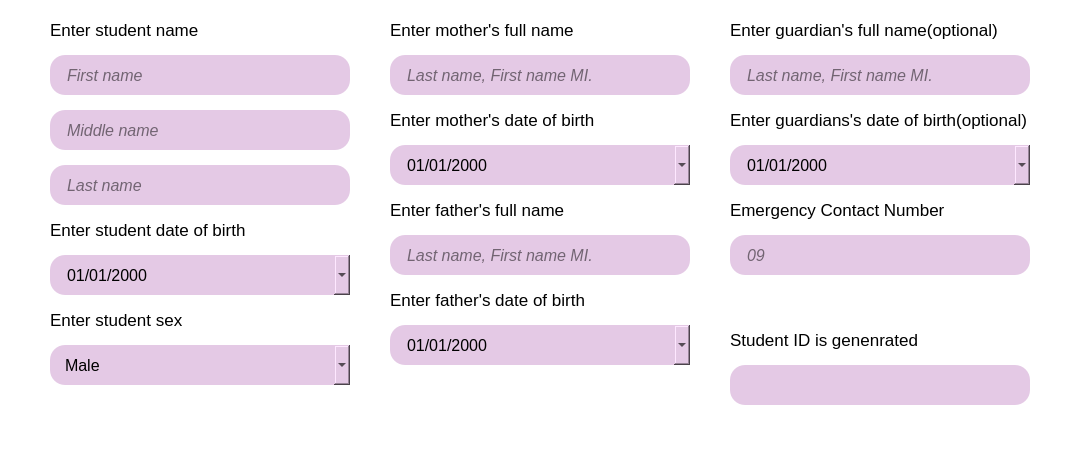
            <widget class="QFrame" name="frame_8">
             <property name="sizePolicy">
              <sizepolicy hsizetype="Preferred" vsizetype="Expanding">
               <horstretch>0</horstretch>
               <verstretch>0</verstretch>
              </sizepolicy>
             </property>
             <property name="styleSheet">
              <string notr="true">background-color: transparent;</string>
             </property>
             <property name="frameShape">
              <enum>QFrame::NoFrame</enum>
             </property>
             <layout class="QGridLayout" name="gridLayout">
              <property name="leftMargin">
               <number>50</number>
              </property>
              <property name="topMargin">
               <number>20</number>
              </property>
              <property name="rightMargin">
               <number>50</number>
              </property>
              <property name="bottomMargin">
               <number>20</number>
              </property>
              <property name="horizontalSpacing">
               <number>40</number>
              </property>
              <property name="verticalSpacing">
               <number>15</number>
              </property>
              <item row="0" column="0" rowspan="2">
               <widget class="QFrame" name="frame_10">
                <property name="styleSheet">
                 <string notr="true">background-color: transparent;</string>
                </property>
                <property name="frameShape">
                 <enum>QFrame::NoFrame</enum>
                </property>
                <layout class="QVBoxLayout" name="verticalLayout_3">
                 <property name="spacing">
                  <number>15</number>
                 </property>
                 <property name="leftMargin">
                  <number>0</number>
                 </property>
                 <property name="topMargin">
                  <number>0</number>
                 </property>
                 <property name="rightMargin">
                  <number>0</number>
                 </property>
                 <property name="bottomMargin">
                  <number>0</number>
                 </property>
                 <item>
                  <widget class="QLabel" name="studNameLabel">
                   <property name="maximumSize">
                    <size>
                     <width>16777215</width>
                     <height>20</height>
                    </size>
                   </property>
                   <property name="font">
                    <font>
                     <pointsize>13</pointsize>
                    </font>
                   </property>
                   <property name="text">
                    <string>Enter student name</string>
                   </property>
                  </widget>
                 </item>
                 <item>
                  <widget class="QLineEdit" name="studFnameInput">
                   <property name="sizePolicy">
                    <sizepolicy hsizetype="Preferred" vsizetype="Preferred">
                     <horstretch>0</horstretch>
                     <verstretch>0</verstretch>
                    </sizepolicy>
                   </property>
                   <property name="minimumSize">
                    <size>
                     <width>300</width>
                     <height>40</height>
                    </size>
                   </property>
                   <property name="maximumSize">
                    <size>
                     <width>300</width>
                     <height>40</height>
                    </size>
                   </property>
                   <property name="font">
                    <font>
                     <pointsize>12</pointsize>
                     <italic>true</italic>
                    </font>
                   </property>
                   <property name="styleSheet">
                    <string notr="true">background-color: #E4C9E5;
border-radius: 15;
padding: 0 15px;
</string>
                   </property>
                   <property name="frame">
                    <bool>false</bool>
                   </property>
                   <property name="placeholderText">
                    <string>First name</string>
                   </property>
                  </widget>
                 </item>
                 <item>
                  <widget class="QLineEdit" name="studMnameInput">
                   <property name="sizePolicy">
                    <sizepolicy hsizetype="Preferred" vsizetype="Preferred">
                     <horstretch>0</horstretch>
                     <verstretch>0</verstretch>
                    </sizepolicy>
                   </property>
                   <property name="minimumSize">
                    <size>
                     <width>300</width>
                     <height>40</height>
                    </size>
                   </property>
                   <property name="maximumSize">
                    <size>
                     <width>300</width>
                     <height>40</height>
                    </size>
                   </property>
                   <property name="font">
                    <font>
                     <pointsize>12</pointsize>
                     <italic>true</italic>
                    </font>
                   </property>
                   <property name="styleSheet">
                    <string notr="true">background-color: #E4C9E5;
border-radius: 15;
padding: 0 15px;
</string>
                   </property>
                   <property name="placeholderText">
                    <string>Middle name</string>
                   </property>
                  </widget>
                 </item>
                 <item>
                  <widget class="QLineEdit" name="studLnameInput">
                   <property name="sizePolicy">
                    <sizepolicy hsizetype="Preferred" vsizetype="Preferred">
                     <horstretch>0</horstretch>
                     <verstretch>0</verstretch>
                    </sizepolicy>
                   </property>
                   <property name="minimumSize">
                    <size>
                     <width>300</width>
                     <height>40</height>
                    </size>
                   </property>
                   <property name="maximumSize">
                    <size>
                     <width>300</width>
                     <height>40</height>
                    </size>
                   </property>
                   <property name="font">
                    <font>
                     <pointsize>12</pointsize>
                     <italic>true</italic>
                    </font>
                   </property>
                   <property name="styleSheet">
                    <string notr="true">background-color: #E4C9E5;
border-radius: 15;
padding: 0 15px;
</string>
                   </property>
                   <property name="placeholderText">
                    <string>Last name</string>
                   </property>
                  </widget>
                 </item>
                 <item>
                  <widget class="QLabel" name="studDOBLabel">
                   <property name="maximumSize">
                    <size>
                     <width>16777215</width>
                     <height>20</height>
                    </size>
                   </property>
                   <property name="font">
                    <font>
                     <pointsize>13</pointsize>
                    </font>
                   </property>
                   <property name="text">
                    <string>Enter student date of birth</string>
                   </property>
                  </widget>
                 </item>
                 <item>
                  <widget class="QDateEdit" name="studDOBInput">
                   <property name="sizePolicy">
                    <sizepolicy hsizetype="Preferred" vsizetype="Preferred">
                     <horstretch>0</horstretch>
                     <verstretch>0</verstretch>
                    </sizepolicy>
                   </property>
                   <property name="minimumSize">
                    <size>
                     <width>300</width>
                     <height>40</height>
                    </size>
                   </property>
                   <property name="maximumSize">
                    <size>
                     <width>300</width>
                     <height>40</height>
                    </size>
                   </property>
                   <property name="font">
                    <font>
                     <pointsize>12</pointsize>
                    </font>
                   </property>
                   <property name="styleSheet">
                    <string notr="true">background-color: #E4C9E5;
border-radius: 15;
padding: 0 15px;
</string>
                   </property>
                   <property name="displayFormat">
                    <string>MM/dd/yyyy</string>
                   </property>
                   <property name="calendarPopup">
                    <bool>true</bool>
                   </property>
                  </widget>
                 </item>
                 <item>
                  <widget class="QLabel" name="studSexLabel">
                   <property name="maximumSize">
                    <size>
                     <width>16777215</width>
                     <height>20</height>
                    </size>
                   </property>
                   <property name="font">
                    <font>
                     <pointsize>13</pointsize>
                    </font>
                   </property>
                   <property name="text">
                    <string>Enter student sex</string>
                   </property>
                  </widget>
                 </item>
                 <item>
                  <widget class="QComboBox" name="studSexInput">
                   <property name="sizePolicy">
                    <sizepolicy hsizetype="Preferred" vsizetype="Preferred">
                     <horstretch>0</horstretch>
                     <verstretch>0</verstretch>
                    </sizepolicy>
                   </property>
                   <property name="minimumSize">
                    <size>
                     <width>300</width>
                     <height>40</height>
                    </size>
                   </property>
                   <property name="maximumSize">
                    <size>
                     <width>300</width>
                     <height>40</height>
                    </size>
                   </property>
                   <property name="font">
                    <font>
                     <pointsize>12</pointsize>
                    </font>
                   </property>
                   <property name="styleSheet">
                    <string notr="true">background-color: #E4C9E5;
border-radius: 15;
padding: 0 15px;
</string>
                   </property>
                   <item>
                    <property name="text">
                     <string>Male</string>
                    </property>
                   </item>
                   <item>
                    <property name="text">
                     <string>Female</string>
                    </property>
                   </item>
                  </widget>
                 </item>
                 <item>
                  <spacer name="verticalSpacer_2">
                   <property name="sizeHint" stdset="0">
                    <size>
                     <width>20</width>
                     <height>40</height>
                    </size>
                   </property>
                  </spacer>
                 </item>
                </layout>
               </widget>
              </item>
              <item row="0" column="1" rowspan="2">
               <widget class="QFrame" name="frame_11">
                <property name="styleSheet">
                 <string notr="true">background-color: transparent;</string>
                </property>
                <property name="frameShape">
                 <enum>QFrame::NoFrame</enum>
                </property>
                <layout class="QVBoxLayout" name="verticalLayout_4">
                 <property name="spacing">
                  <number>15</number>
                 </property>
                 <property name="leftMargin">
                  <number>0</number>
                 </property>
                 <property name="topMargin">
                  <number>0</number>
                 </property>
                 <property name="rightMargin">
                  <number>0</number>
                 </property>
                 <property name="bottomMargin">
                  <number>0</number>
                 </property>
                 <item>
                  <widget class="QLabel" name="motherNameLabel">
                   <property name="maximumSize">
                    <size>
                     <width>16777215</width>
                     <height>20</height>
                    </size>
                   </property>
                   <property name="font">
                    <font>
                     <pointsize>13</pointsize>
                    </font>
                   </property>
                   <property name="text">
                    <string>Enter mother's full name</string>
                   </property>
                  </widget>
                 </item>
                 <item>
                  <widget class="QLineEdit" name="motherNameInput">
                   <property name="sizePolicy">
                    <sizepolicy hsizetype="Preferred" vsizetype="Preferred">
                     <horstretch>0</horstretch>
                     <verstretch>0</verstretch>
                    </sizepolicy>
                   </property>
                   <property name="minimumSize">
                    <size>
                     <width>300</width>
                     <height>40</height>
                    </size>
                   </property>
                   <property name="maximumSize">
                    <size>
                     <width>300</width>
                     <height>40</height>
                    </size>
                   </property>
                   <property name="font">
                    <font>
                     <pointsize>12</pointsize>
                     <italic>true</italic>
                    </font>
                   </property>
                   <property name="styleSheet">
                    <string notr="true">background-color: #E4C9E5;
border-radius: 15;
padding: 0 15px;
</string>
                   </property>
                   <property name="placeholderText">
                    <string>Last name, First name MI.</string>
                   </property>
                  </widget>
                 </item>
                 <item>
                  <widget class="QLabel" name="motherDOBLabel">
                   <property name="maximumSize">
                    <size>
                     <width>16777215</width>
                     <height>20</height>
                    </size>
                   </property>
                   <property name="font">
                    <font>
                     <pointsize>13</pointsize>
                    </font>
                   </property>
                   <property name="text">
                    <string>Enter mother's date of birth</string>
                   </property>
                  </widget>
                 </item>
                 <item>
                  <widget class="QDateEdit" name="motherDOBInput">
                   <property name="sizePolicy">
                    <sizepolicy hsizetype="Preferred" vsizetype="Preferred">
                     <horstretch>0</horstretch>
                     <verstretch>0</verstretch>
                    </sizepolicy>
                   </property>
                   <property name="minimumSize">
                    <size>
                     <width>300</width>
                     <height>40</height>
                    </size>
                   </property>
                   <property name="maximumSize">
                    <size>
                     <width>300</width>
                     <height>40</height>
                    </size>
                   </property>
                   <property name="font">
                    <font>
                     <pointsize>12</pointsize>
                    </font>
                   </property>
                   <property name="styleSheet">
                    <string notr="true">background-color: #E4C9E5;
border-radius: 15;
padding: 0 15px;
</string>
                   </property>
                   <property name="displayFormat">
                    <string>MM/dd/yyyy</string>
                   </property>
                   <property name="calendarPopup">
                    <bool>true</bool>
                   </property>
                  </widget>
                 </item>
                 <item>
                  <widget class="QLabel" name="fatherNameLabel">
                   <property name="maximumSize">
                    <size>
                     <width>16777215</width>
                     <height>20</height>
                    </size>
                   </property>
                   <property name="font">
                    <font>
                     <pointsize>13</pointsize>
                    </font>
                   </property>
                   <property name="text">
                    <string>Enter father's full name</string>
                   </property>
                  </widget>
                 </item>
                 <item>
                  <widget class="QLineEdit" name="fatherNameInput">
                   <property name="sizePolicy">
                    <sizepolicy hsizetype="Preferred" vsizetype="Preferred">
                     <horstretch>0</horstretch>
                     <verstretch>0</verstretch>
                    </sizepolicy>
                   </property>
                   <property name="minimumSize">
                    <size>
                     <width>300</width>
                     <height>40</height>
                    </size>
                   </property>
                   <property name="maximumSize">
                    <size>
                     <width>300</width>
                     <height>40</height>
                    </size>
                   </property>
                   <property name="font">
                    <font>
                     <pointsize>12</pointsize>
                     <italic>true</italic>
                    </font>
                   </property>
                   <property name="styleSheet">
                    <string notr="true">background-color: #E4C9E5;
border-radius: 15;
padding: 0 15px;
</string>
                   </property>
                   <property name="placeholderText">
                    <string>Last name, First name MI.</string>
                   </property>
                  </widget>
                 </item>
                 <item>
                  <widget class="QLabel" name="fatherDOBLabel">
                   <property name="maximumSize">
                    <size>
                     <width>16777215</width>
                     <height>20</height>
                    </size>
                   </property>
                   <property name="font">
                    <font>
                     <pointsize>13</pointsize>
                    </font>
                   </property>
                   <property name="text">
                    <string>Enter father's date of birth</string>
                   </property>
                  </widget>
                 </item>
                 <item>
                  <widget class="QDateEdit" name="fatherDOBInput">
                   <property name="sizePolicy">
                    <sizepolicy hsizetype="Preferred" vsizetype="Preferred">
                     <horstretch>0</horstretch>
                     <verstretch>0</verstretch>
                    </sizepolicy>
                   </property>
                   <property name="minimumSize">
                    <size>
                     <width>300</width>
                     <height>40</height>
                    </size>
                   </property>
                   <property name="maximumSize">
                    <size>
                     <width>300</width>
                     <height>40</height>
                    </size>
                   </property>
                   <property name="font">
                    <font>
                     <pointsize>12</pointsize>
                    </font>
                   </property>
                   <property name="styleSheet">
                    <string notr="true">background-color: #E4C9E5;
border-radius: 15;
padding: 0 15px;
</string>
                   </property>
                   <property name="displayFormat">
                    <string>MM/dd/yyyy</string>
                   </property>
                   <property name="calendarPopup">
                    <bool>true</bool>
                   </property>
                  </widget>
                 </item>
                 <item>
                  <spacer name="verticalSpacer_3">
                   <property name="sizeHint" stdset="0">
                    <size>
                     <width>20</width>
                     <height>40</height>
                    </size>
                   </property>
                  </spacer>
                 </item>
                </layout>
               </widget>
              </item>
              <item row="0" column="2">
               <widget class="QFrame" name="frame_12">
                <property name="styleSheet">
                 <string notr="true">background-color: transparent;</string>
                </property>
                <property name="frameShape">
                 <enum>QFrame::NoFrame</enum>
                </property>
                <layout class="QVBoxLayout" name="verticalLayout_5">
                 <property name="spacing">
                  <number>15</number>
                 </property>
                 <property name="leftMargin">
                  <number>0</number>
                 </property>
                 <property name="topMargin">
                  <number>0</number>
                 </property>
                 <property name="rightMargin">
                  <number>0</number>
                 </property>
                 <property name="bottomMargin">
                  <number>0</number>
                 </property>
                 <item>
                  <widget class="QLabel" name="guardianNameLabel">
                   <property name="maximumSize">
                    <size>
                     <width>16777215</width>
                     <height>20</height>
                    </size>
                   </property>
                   <property name="font">
                    <font>
                     <pointsize>13</pointsize>
                    </font>
                   </property>
                   <property name="text">
                    <string>Enter guardian's full name(optional)</string>
                   </property>
                  </widget>
                 </item>
                 <item>
                  <widget class="QLineEdit" name="guardianNameInput">
                   <property name="sizePolicy">
                    <sizepolicy hsizetype="Preferred" vsizetype="Preferred">
                     <horstretch>0</horstretch>
                     <verstretch>0</verstretch>
                    </sizepolicy>
                   </property>
                   <property name="minimumSize">
                    <size>
                     <width>300</width>
                     <height>40</height>
                    </size>
                   </property>
                   <property name="maximumSize">
                    <size>
                     <width>300</width>
                     <height>40</height>
                    </size>
                   </property>
                   <property name="font">
                    <font>
                     <pointsize>12</pointsize>
                     <italic>true</italic>
                    </font>
                   </property>
                   <property name="styleSheet">
                    <string notr="true">background-color: #E4C9E5;
border-radius: 15;
padding: 0 15px;
</string>
                   </property>
                   <property name="placeholderText">
                    <string>Last name, First name MI.</string>
                   </property>
                  </widget>
                 </item>
                 <item>
                  <widget class="QLabel" name="guardianDOBLabel">
                   <property name="maximumSize">
                    <size>
                     <width>16777215</width>
                     <height>20</height>
                    </size>
                   </property>
                   <property name="font">
                    <font>
                     <pointsize>13</pointsize>
                    </font>
                   </property>
                   <property name="text">
                    <string>Enter guardians's date of birth(optional)</string>
                   </property>
                  </widget>
                 </item>
                 <item>
                  <widget class="QDateEdit" name="guardianDOBInput">
                   <property name="sizePolicy">
                    <sizepolicy hsizetype="Preferred" vsizetype="Preferred">
                     <horstretch>0</horstretch>
                     <verstretch>0</verstretch>
                    </sizepolicy>
                   </property>
                   <property name="minimumSize">
                    <size>
                     <width>300</width>
                     <height>40</height>
                    </size>
                   </property>
                   <property name="maximumSize">
                    <size>
                     <width>300</width>
                     <height>40</height>
                    </size>
                   </property>
                   <property name="font">
                    <font>
                     <pointsize>12</pointsize>
                    </font>
                   </property>
                   <property name="styleSheet">
                    <string notr="true">background-color: #E4C9E5;
border-radius: 15;
padding: 0 15px;
</string>
                   </property>
                   <property name="displayFormat">
                    <string>MM/dd/yyyy</string>
                   </property>
                   <property name="calendarPopup">
                    <bool>true</bool>
                   </property>
                  </widget>
                 </item>
                 <item>
                  <widget class="QLabel" name="contactLabel">
                   <property name="font">
                    <font>
                     <pointsize>13</pointsize>
                    </font>
                   </property>
                   <property name="text">
                    <string>Emergency Contact Number</string>
                   </property>
                  </widget>
                 </item>
                 <item>
                  <widget class="QLineEdit" name="contactInput">
                   <property name="sizePolicy">
                    <sizepolicy hsizetype="Preferred" vsizetype="Preferred">
                     <horstretch>0</horstretch>
                     <verstretch>0</verstretch>
                    </sizepolicy>
                   </property>
                   <property name="minimumSize">
                    <size>
                     <width>300</width>
                     <height>40</height>
                    </size>
                   </property>
                   <property name="maximumSize">
                    <size>
                     <width>300</width>
                     <height>40</height>
                    </size>
                   </property>
                   <property name="font">
                    <font>
                     <pointsize>12</pointsize>
                     <italic>true</italic>
                    </font>
                   </property>
                   <property name="styleSheet">
                    <string notr="true">background-color: #E4C9E5;
border-radius: 15;
padding: 0 15px;
</string>
                   </property>
                   <property name="placeholderText">
                    <string>09</string>
                   </property>
                  </widget>
                 </item>
                 <item>
                  <spacer name="verticalSpacer">
                   <property name="sizeHint" stdset="0">
                    <size>
                     <width>20</width>
                     <height>40</height>
                    </size>
                   </property>
                  </spacer>
                 </item>
                </layout>
               </widget>
              </item>
              <item row="1" column="2">
               <widget class="QFrame" name="frame_13">
                <property name="styleSheet">
                 <string notr="true">background-color: transparent;</string>
                </property>
                <property name="frameShape">
                 <enum>QFrame::NoFrame</enum>
                </property>
                <layout class="QVBoxLayout" name="verticalLayout_6">
                 <property name="spacing">
                  <number>15</number>
                 </property>
                 <property name="leftMargin">
                  <number>0</number>
                 </property>
                 <property name="topMargin">
                  <number>0</number>
                 </property>
                 <property name="rightMargin">
                  <number>0</number>
                 </property>
                 <property name="bottomMargin">
                  <number>0</number>
                 </property>
                 <item>
                  <widget class="QLabel" name="label_5">
                   <property name="maximumSize">
                    <size>
                     <width>16777215</width>
                     <height>20</height>
                    </size>
                   </property>
                   <property name="font">
                    <font>
                     <pointsize>13</pointsize>
                    </font>
                   </property>
                   <property name="text">
                    <string>Student ID is genenrated</string>
                   </property>
                  </widget>
                 </item>
                 <item>
                  <widget class="QLabel" name="studIDLabel">
                   <property name="minimumSize">
                    <size>
                     <width>300</width>
                     <height>40</height>
                    </size>
                   </property>
                   <property name="maximumSize">
                    <size>
                     <width>300</width>
                     <height>40</height>
                    </size>
                   </property>
                   <property name="font">
                    <font>
                     <pointsize>12</pointsize>
                    </font>
                   </property>
                   <property name="styleSheet">
                    <string notr="true">background-color: #E4C9E5;
border-radius: 15;
padding: 0 15px;
</string>
                   </property>
                   <property name="text">
                    <string/>
                   </property>
                  </widget>
                 </item>
                 <item>
                  <spacer name="verticalSpacer_4">
                   <property name="sizeHint" stdset="0">
                    <size>
                     <width>20</width>
                     <height>40</height>
                    </size>
                   </property>
                  </spacer>
                 </item>
                </layout>
               </widget>
              </item>
             </layout>
            </widget>
